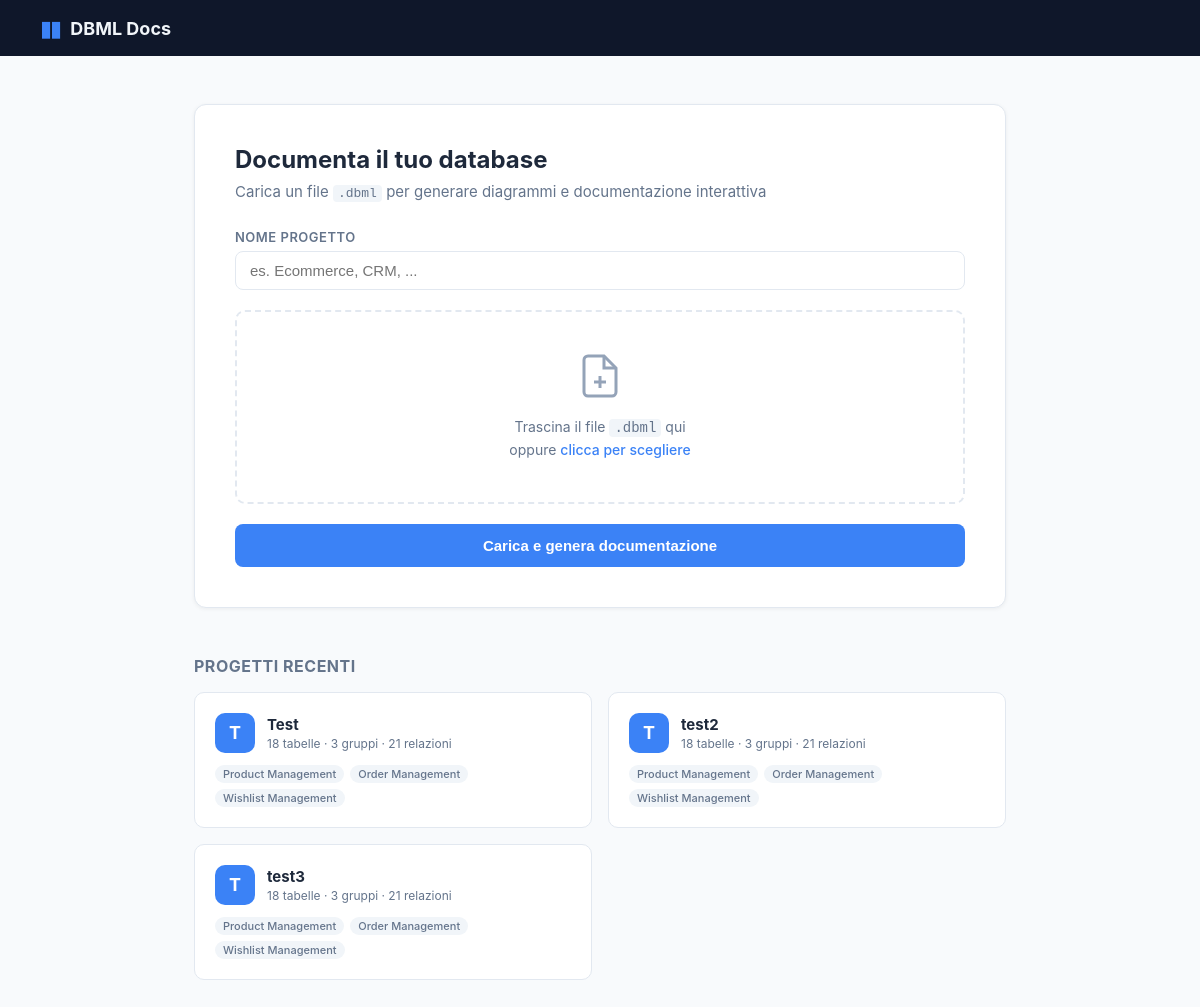
Before: / with the older database file.
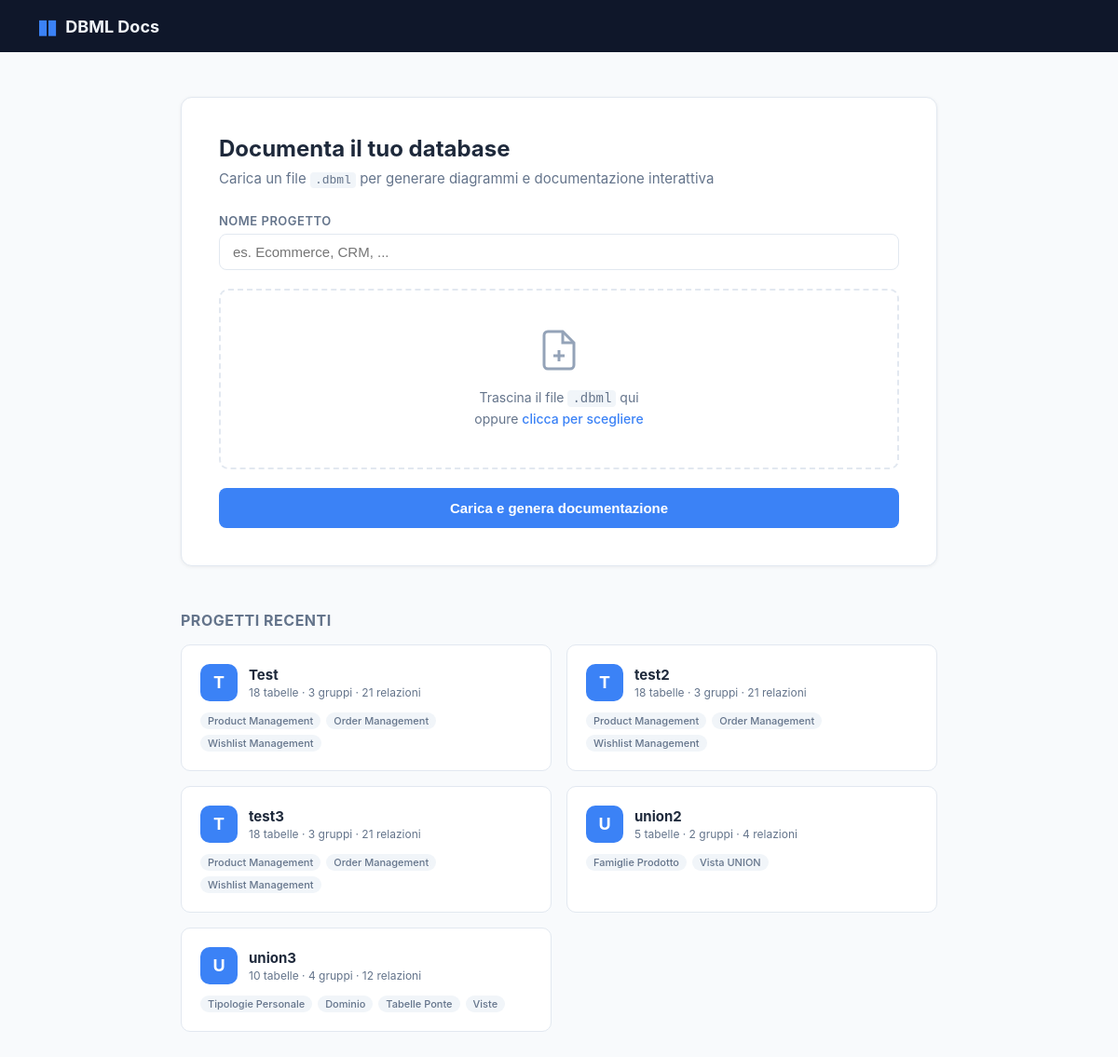
After: the same page with the newer database file.
### models.py (models this page shows)
class Project(Base):
    __tablename__ = "projects"
    id:              Mapped[str]            = mapped_column(String(16), primary_key=True)
    name:            Mapped[str]            = mapped_column(String(255), nullable=False)
    tables_data:     Mapped[str]            = mapped_column(Text, default="{}")
    groups_data:     Mapped[str]            = mapped_column(Text, default="{}")
    refs_data:       Mapped[str]            = mapped_column(Text, default="[]")
    ungrouped_data:  Mapped[str]            = mapped_column(Text, default="[]")
    saved_positions: Mapped[str]            = mapped_column(Text, default="{}")
    notes_data:      Mapped[str]            = mapped_column(Text, default="[]")   # post-it notes
    markdown_notes:  Mapped[Optional[str]]  = mapped_column(Text, default="")
    created_at:      Mapped[Optional[datetime]] = mapped_column(
        DateTime, server_default=func.now()
    )

### main.py (the view)
@app.get("/", response_class=HTMLResponse)
async def index(request: Request, db: Session = Depends(get_db)):
    projects = [_to_dict(p) for p in db.query(Project).order_by(Project.name).all()]
    return templates.TemplateResponse("index.html", {
        "request": request, "projects": projects,
    })

### templates/index.html (shortened to what this page needs)
<!DOCTYPE html>
<html lang="it">
<head>
  <link rel="stylesheet" href="/static/css/style.css" />
</head>
<body class="index-page">
  <div class="index-header">
    <div class="logo">
      <span class="logo-icon">&#9646;&#9646;</span>
      <span class="logo-text">DBML Docs</span>
    </div>
  </div>
  <div class="index-body">
    <div class="upload-card">
      <h1>Documenta il tuo database</h1>
      <p class="subtitle">Carica un file <code>.dbml</code> per generare diagrammi e documentazione interattiva</p>
      <form action="/upload" method="post" enctype="multipart/form-data" id="uploadForm">
        <div class="form-group">
          <label for="name">Nome progetto</label>
          <input type="text" id="name" name="name" placeholder="es. Ecommerce, CRM, ..." required />
        </div>
        <div class="drop-zone" id="dropZone">
          <div class="drop-zone-inner">
            <svg width="48" height="48" viewBox="0 0 24 24" fill="none" stroke="currentColor" stroke-width="1.5">
              <path d="M14 2H6a2 2 0 0 0-2 2v16a2 2 0 0 0 2 2h12a2 2 0 0 0 2-2V8z"/>
              <polyline points="14 2 14 8 20 8"/>
              <line x1="12" y1="18" x2="12" y2="12"/>
              <line x1="9" y1="15" x2="15" y2="15"/>
            </svg>
            <p id="dropText">Trascina il file <code>.dbml</code> qui<br/>oppure <span class="link-text">clicca per scegliere</span></p>
          </div>
        </div>
        <button type="submit" class="btn btn-primary btn-block">Carica e genera documentazione</button>
      </form>
    </div>
    {% if projects %}
    <div class="projects-section">
      <h2>Progetti recenti</h2>
      <div class="projects-grid">
        {% for p in projects %}
        <a href="/project/{{ p.id }}" class="project-card">
          <div class="project-card-header">
            <div class="project-icon">{{ p.name[0] | upper }}</div>
            <div class="project-meta">
              <div class="project-name">{{ p.name }}</div>
              <div class="project-stats">
                {{ p.tables | length }} tabelle &middot;
                {{ p.groups | length }} gruppi &middot;
                {{ p.refs | length }} relazioni
              </div>
            </div>
          </div>
          <div class="project-groups">
            {% for g in p.groups %}
            <span class="group-tag">{{ g }}</span>
            {% endfor %}
          </div>
        </a>
        {% endfor %}
      </div>
    </div>
    {% endif %}
  </div>
</body>
</html>

### static/css/style.css (style rules this page uses)
*, *::before, *::after { box-sizing: border-box; margin: 0; padding: 0; }
:root { --sidebar-w: 272px; --sidebar-bg: #0f172a; --sidebar-border: #1e293b; --sidebar-text: #94a3b8; --sidebar-text-bright: #e2e8f0; --sidebar-hover: #1e293b; --sidebar-active: #1e3a5f; --canvas-bg: #f1f5f9; --card-bg: #ffffff; --card-border: #e2e8f0; --card-shadow: 0 2px 8px rgba(0,0,0,.08); --card-shadow-active: 0 0 0 2px #3b82f6, 0 4px 16px rgba(59,130,246,.2); --accent: #3b82f6; --text: #1e293b; --text-muted: #64748b; --border: #e2e8f0; --toolbar-h: 48px; --font: -apple-system, BlinkMacSystemFont, 'Segoe UI', Roboto, sans-serif; }
body { font-family: var(--font); color: var(--text); background: #fff; }
a { text-decoration: none; color: inherit; }
code { font-family: 'SFMono-Regular', Consolas, monospace; }
.index-page { background: #f8fafc; min-height: 100vh; }
.index-header { background: var(--sidebar-bg); padding: 0 40px; height: 56px; display: flex; align-items: center; }
.logo { display: flex; align-items: center; gap: 10px; }
.logo-icon { color: #3b82f6; font-size: 22px; letter-spacing: -2px; }
.logo-text { color: #f1f5f9; font-size: 18px; font-weight: 700; }
.index-body { max-width: 860px; margin: 0 auto; padding: 48px 24px 80px; }
.upload-card { background: #fff; border: 1px solid var(--border); border-radius: 12px; padding: 40px; box-shadow: 0 1px 4px rgba(0,0,0,.06); }
.upload-card h1 { font-size: 24px; font-weight: 700; color: var(--text); }
.subtitle { margin-top: 8px; color: var(--text-muted); font-size: 15px; }
.subtitle code { background: #f1f5f9; padding: 1px 5px; border-radius: 4px; font-size: 13px; }
.form-group { margin-top: 28px; }
.form-group label { display: block; font-size: 13px; font-weight: 600; color: var(--text-muted); margin-bottom: 6px; text-transform: uppercase; letter-spacing: .5px; }
.form-group input[type="text"] { width: 100%; padding: 10px 14px; border: 1.5px solid var(--border); border-radius: 8px; font-size: 15px; color: var(--text); outline: none; transition: border-color .15s; }
.drop-zone { position: relative; margin-top: 20px; border: 2px dashed var(--border); border-radius: 10px; cursor: pointer; transition: border-color .15s, background .15s; }
.drop-zone-inner { padding: 40px 24px; text-align: center; color: var(--text-muted); pointer-events: none; }
.drop-zone-inner svg { color: #94a3b8; margin-bottom: 12px; }
.drop-zone-inner p { font-size: 14px; line-height: 1.6; }
.drop-zone-inner code { background: #f1f5f9; padding: 1px 5px; border-radius: 4px; }
.link-text { color: var(--accent); font-weight: 500; }
.btn { display: inline-flex; align-items: center; gap: 6px; padding: 10px 20px; border-radius: 8px; font-size: 14px; font-weight: 600; cursor: pointer; border: none; transition: opacity .15s; }
.btn-primary { background: var(--accent); color: #fff; }
.btn-block { width: 100%; justify-content: center; margin-top: 20px; padding: 13px; font-size: 15px; }
.projects-section { margin-top: 48px; }
.projects-section h2 { font-size: 16px; font-weight: 700; color: var(--text-muted); margin-bottom: 16px; text-transform: uppercase; letter-spacing: .5px; }
.projects-grid { display: grid; grid-template-columns: repeat(auto-fill, minmax(280px, 1fr)); gap: 16px; }
.project-card { background: #fff; border: 1px solid var(--border); border-radius: 10px; padding: 20px; transition: box-shadow .15s, border-color .15s; display: block; }
.project-card-header { display: flex; align-items: center; gap: 12px; }
.project-icon { width: 40px; height: 40px; border-radius: 10px; background: var(--accent); color: #fff; display: flex; align-items: center; justify-content: center; font-size: 18px; font-weight: 700; flex-shrink: 0; }
.project-name { font-weight: 700; font-size: 15px; }
.project-stats { font-size: 12px; color: var(--text-muted); margin-top: 2px; }
.project-groups { margin-top: 12px; display: flex; flex-wrap: wrap; gap: 6px; }
.group-tag { font-size: 11px; padding: 2px 8px; border-radius: 99px; background: #f1f5f9; color: var(--text-muted); font-weight: 500; }

Changed rows visible on the page:
added Project: name "U", name "union2", tables|length "5", groups|length "2", refs|length "4", groups "Famiglie Prodotto" "Vista UNION"
added Project: name "U", name "union3", tables|length "10", groups|length "4", refs|length "12", groups "Tipologie Personale" "Dominio" "Tabelle Ponte" "Viste"
